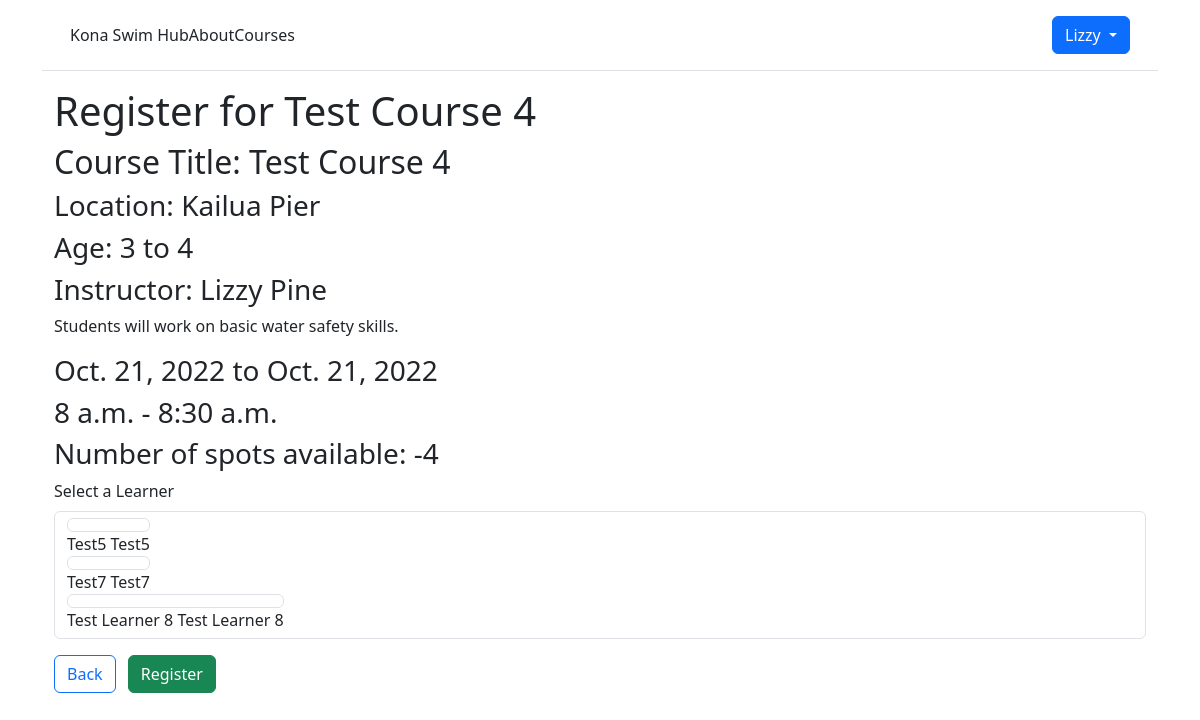
/lessons/course_registration/4 (signed in), run on an earlier commit of the app's database.
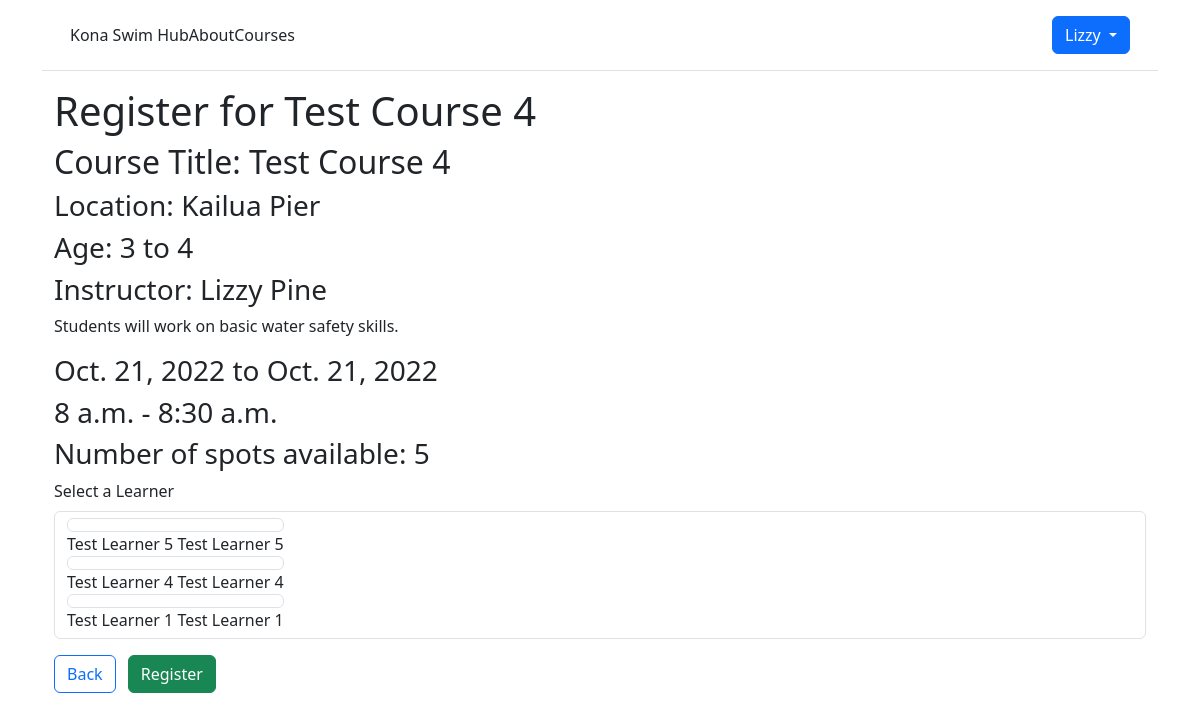
And on a later commit of the database.
### lessons/models.py (models this page shows, shortened)
class Course(models.Model):
    course_instructor = models.ForeignKey(CustomUser, on_delete=models.CASCADE, null=True) # Check this: When User is deleted, also delete the Course.
    course_title = models.CharField(max_length=100, default=None)
    course_description = models.CharField(max_length=250)
    course_age_range_min = models.IntegerField(null=True)
    course_age_range_max = models.IntegerField(null=True)
    course_location = models.CharField(max_length=100)
    course_start_date = models.DateField(help_text="Enter the date this course will begin.")
    course_end_date = models.DateField(help_text="Enter the date this course will end.")
    course_day_of_week = models.CharField(max_length=100, blank=True)
    course_start_time = models.TimeField(help_text="Enter the start time for this course in Hawaii Standard Time (e.g., 01:00 PM).")
    course_end_time = models.TimeField(help_text="Enter the end time for this course in Hawaii Standard Time(e.g., 02:00 PM).")
    num_spots_available = models.IntegerField()
    course_price = models.DecimalField(max_digits=10, decimal_places=2)
    learner_on_roster = models.ManyToManyField(to=Learner, related_name="learners", blank=True)

### accounts/models.py (models this page shows)
class CustomUser(AbstractUser):
    email = models.EmailField(max_length=200)
    password = models.CharField(max_length=200)
    first_name = models.CharField(max_length = 100)
    last_name = models.CharField(max_length = 100)
    is_instructor = models.BooleanField(default=False)
    course_created = models.ForeignKey('lessons.Course', null=True, on_delete=models.CASCADE)
    def __str__(self):
        return self.first_name[:50] + " " + self.last_name[:50]

### lessons/views.py (the view, shortened to what this page needs)
# urls.py: path('course_registration/<pk>', RegisterLearner.as_view(), name='course_registration'),
class RegisterLearner(LoginRequiredMixin, UpdateView):
    form_class = CourseRegistrationForm
    model = Course
    template_name = 'course_registration.html'
    success_url = '../../accounts/my-account'
    def get_form_kwargs(self):
        kwargs = super(RegisterLearner, self).get_form_kwargs()
        kwargs['request'] = self.request
        return kwargs

### lessons/forms.py
class CourseRegistrationForm(forms.ModelForm):
    def __init__(self, *args, **kwargs):
        self.request = kwargs.pop('request')
        super(CourseRegistrationForm, self).__init__(*args, **kwargs)
        self.fields['learner'].queryset = Learner.objects.filter(
        associated_with_user=self.request.user)
    class Meta:
        model = Course
        fields = ['id', 'learner_on_roster']
        exclude = ['course_instructor', 'learner_on_roster', 'course_title', 'course_description', 'course_age_range_min', 'course_age_range_max',
            'course_location', 'course_start_date', 'course_end_date', 'course_day_of_week', 'course_start_time', 'course_end_time']
    learner = forms.ModelChoiceField(
        label='Select a Learner',
        queryset=Learner.objects.order_by('first_name'),
        widget=forms.RadioSelect,
        required=True,
    )

### accounts/models.py (called while the page is built)
    def __str__(self):
        return self.first_name[:50] + " " + self.last_name[:50]

### templates/course_registration.html (shortened to what this page needs)
{% extends "base.html" %}
{% load bootstrap5 %}
{% block content %}
<div class="container">
  <h1>Register for {{ course.course_title }} </h1>
  <h2> Course Title: {{ course.course_title }} </h2>
  <h3> Location: {{ course.course_location }} </h3>
  <h3> Age: {{ course.course_age_range_min }} to {{ course.course_age_range_max }} </h3>
  <h3> Instructor: {{ course.course_instructor }} </h3>
  <p> {{ course.course_description }} </p>
  <h3> {{ course.course_start_date }} to {{ course.course_end_date }} </h3>
  <h3> {{ course.course_start_time }} - {{ course.course_end_time }} </h3>
  <h3> Number of spots available: {{ course.num_spots_available }} </h3>
  <form action="" method="post">
    {% bootstrap_form form %}
    {% buttons %}
    <a href="{% url 'course_detail' course.pk %}" class="btn btn-outline-primary me-2">Back</a>
    <input type="Submit" class="btn btn-success" value="Register">
    {% endbuttons %}
  </form>
</div>
{% endblock %}

What changed in the data, as far as the page shows it:
changed Course "Test Course 4": num_spots_available "-4" → "5"
Also different on the page:
form field learner: "☐ Test5 Test5 ☐ Test7 Test7 ☐ Test Learner 8 Test Learner 8" → "☐ Test Learner 5 Test Learner 5 ☐ Test Learner 4 Test Learner 4 ☐ Test Learner 1 Test Learner 1"
text no longer shown: "Select a Learner Test5 Test5 Test7 Test7 Test Learner 8 Test Learner 8"
text now shown: "Select a Learner Test Learner 5 Test Learner 5 Test Learner 4 Test Learner 4 Test Learner 1 Test Learner 1"
